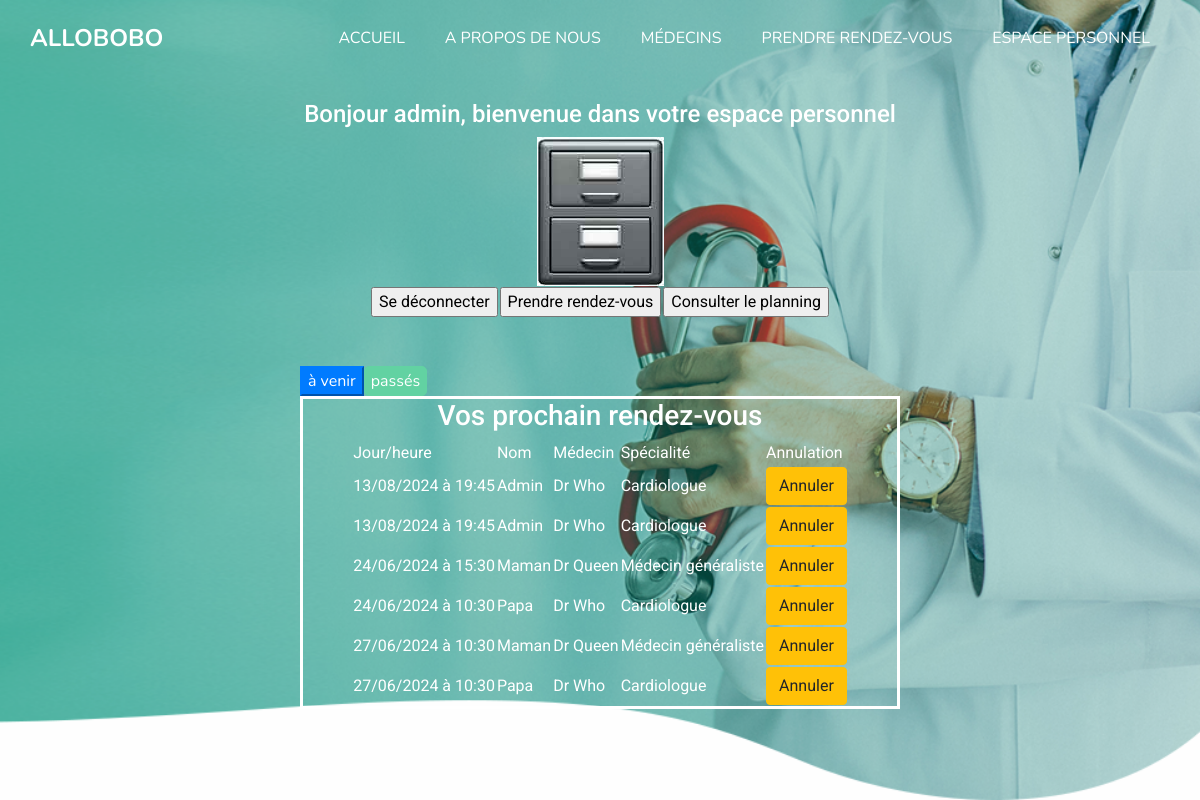
The app's page /espaceclient.php?id=admin@allobobo.fr (signed in) with its own data.
### tables this page shows
CREATE TABLE IF NOT EXISTS `user` (
  `code` int(2) NOT NULL AUTO_INCREMENT,
  `nom_user` varchar(100) NOT NULL,
  `email_user` varchar(100) NOT NULL,
  `mdp` varchar(100) NOT NULL,
  `id_rdv` int(3) DEFAULT NULL,
  PRIMARY KEY (`code`)
);

CREATE TABLE IF NOT EXISTS `rdv` (
  `id` int(3) NOT NULL AUTO_INCREMENT,
  `jour` datetime NOT NULL,
  `id_medecin` int(1) NOT NULL,
  `nom` varchar(100) NOT NULL,
  `email` varchar(100) NOT NULL,
  `annulation` varchar(150) NOT NULL,
  PRIMARY KEY (`id`)
);

CREATE TABLE IF NOT EXISTS `medecin` (
  `id_medecin` int(3) NOT NULL AUTO_INCREMENT,
  `nom_medecin` varchar(100) NOT NULL,
  `email_medecin` varchar(100) NOT NULL,
  `disponibilite` varchar(100) NOT NULL,
  `specialite` varchar(100) NOT NULL,
  `image` varchar(100) NOT NULL,

  PRIMARY KEY (`id_medecin`)
);

### espaceclient.php (the view, shortened to what this page needs)
<?php
if(isset($_SESSION['email_user'])){
	include('allobobo_bdd.php');
	$requete4 = $bdd->query("SELECT * FROM user WHERE email_user='{$_SESSION['email_user']}'");
	$nom = $requete4->fetch();
?><!doctype html>
<html>
	<?php include('header.php') ?>
<body>
  <div class="hero_area">
    <div class="hero_bg_box">
      <img src="images/hero-bg.png" alt="">
    </div>
    <?php include('navigation.php') ?>
	<center>
		<br />
		<h4>Bonjour <?php echo ' '.$nom['nom_user'].', '?>bienvenue dans votre espace personnel</h4>
		<img src="images/classeur.jpg">
	<table>
	<tr>
		<td><a href="deco.php"><input type="submit" value="Se déconnecter" /></a></td>
		<td><a href="rdv.php" ><input type="submit" value="Prendre rendez-vous" /></a></td>
		<td><a href="agenda.php" ><input type="submit" value="Consulter le planning" /></a></td>
	</tr>
	</table>
	<br />
	<br />
	<div class="nav nav-pills" style="margin-left:25%">
		<button onclick="openTab(0)" class="active">à venir</button>
		<button onclick="openTab(1)" class="btn-perso">passés</button>
	</div>
	<div class="m-top-10" style="width:50%;border: solid;color:white;">
		<div class="tab-content" style="display:block">
			<h3>Vos prochain rendez-vous</h3>
			<table style="padding:10px;">
				<tr>
					<td>Jour/heure</td>
					<td>Nom</td>
					<td>Médecin</td>
					<td>Spécialité</td>
					<td>Annulation</td>
				</tr>
				<?php
				$requete = $bdd->query("SELECT * FROM rdv INNER JOIN medecin ON medecin.id_medecin = rdv.id_medecin WHERE email='{$_SESSION['email_user']}' AND jour > NOW()");
				$requete2 = $bdd->query("SELECT COUNT(*) FROM rdv INNER JOIN medecin ON medecin.id_medecin = rdv.id_medecin WHERE email='{$_SESSION['email_user']}'AND jour > NOW()");
				$nb_rdv = $requete2->fetchColumn();
				if($nb_rdv > 0) {
					while($row=$requete->fetch(PDO::FETCH_ASSOC)){
					?>
					<tr>
						<td><?php
						$jour = $row['jour'];
						$jour = str_split($jour,1);
						echo $jour[8].''.$jour[9].'/'.$jour[5].''.$jour[6].'/'.$jour[0].''.$jour[1].''.$jour[2].''.$jour[3].' à ' .$jour[11].''.$jour[12].':'.$jour[14].''.$jour[15];
						?></td>
						<td><?php echo $row['nom'];?></td>
						<td><?php echo $row['nom_medecin']; ?></td>
						<td><?php echo $row['specialite']; ?></td>
						<td><a class="btn btn-warning" href='http://allobobo.alwaysdata.net/annulation.php?id_rdv=<?php echo $row['id'] ?>'>Annuler</td>
					</tr>
					<?php
					}
				}?>
			</table>
		</div>
	</div>
	</center>
	</div>
	</body>
</html>
<?php
}else{
	header('Location: connexion.php');
}
?>

### css/style.css (style rules this page uses)
body { font-family: 'Nunito', sans-serif; color: #000000; background-color: #fefefe; overflow-x: hidden; }
a, a:hover, a:focus { text-decoration: none; }
.btn, .btn:focus { outline: none !important; -webkit-box-shadow: none; box-shadow: none; }
.hero_area { position: relative; min-height: 100vh; display: -webkit-box; display: -ms-flexbox; display: flex; -webkit-box-orient: vertical; -webkit-box-direction: normal; -ms-flex-direction: column; flex-direction: column; }
.hero_area .hero_bg_box { position: absolute; top: 0; left: 0; width: 100%; height: 100%; display: -webkit-box; display: -ms-flexbox; display: flex; -webkit-box-pack: center; -ms-flex-pack: center; justify-content: center; -webkit-box-align: end; -ms-flex-align: end; align-items: flex-end; overflow: hidden; z-index: -1; }
.hero_area .hero_bg_box img { width: 100%; height: 100%; -o-object-fit: cover; object-fit: cover; -o-object-position: bottom right; object-position: bottom right; }

### css/responsive.css (style rules this page uses)
@media (max-width: 1299px) { .hero_area .hero_bg_box { top: 0; left: 0; width: 100%; } }

### espaceclient.php (style rules this page uses)
td, h3, h4 { color:white;font-family:'Roboto'; }
table { color:white; }
.tab-content { display:none }
.m-top-10 { margin-top:10px; }
button.active { color: #fff; background-color: #007bff; border-color: #007bff; }
.btn-perso { text-align: center; display: inline-block; background-color: #62d2a2; color: #ffffff; border-radius: 5px; -webkit-transition: all 0.3s; transition: all 0.3s; border: 1px solid #62d2a2; }

### records on screen
user: nom_user "admin"
rdv: jour "1", jour "3", jour "0", jour "8", jour "2", jour "4", jour "9", jour "5", nom "Admin", id_medecin.nom_medecin "Dr Who", id_medecin.specialite "Cardiologue"
rdv: jour "1", jour "3", jour "0", jour "8", jour "2", jour "4", jour "9", jour "5", nom "Admin", id_medecin.nom_medecin "Dr Who", id_medecin.specialite "Cardiologue"
rdv: jour "2", jour "4", jour "0", jour "6", jour "1", jour "5", jour "3", nom "Maman", id_medecin.nom_medecin "Dr Queen", id_medecin.specialite "Médecin généraliste"
rdv: jour "2", jour "4", jour "0", jour "6", jour "1", jour "3", nom "Papa", id_medecin.nom_medecin "Dr Who", id_medecin.specialite "Cardiologue"
rdv: jour "2", jour "7", jour "0", jour "6", jour "4", jour "1", jour "3", nom "Maman", id_medecin.nom_medecin "Dr Queen", id_medecin.specialite "Médecin généraliste"
rdv: jour "2", jour "7", jour "0", jour "6", jour "4", jour "1", jour "3", nom "Papa", id_medecin.nom_medecin "Dr Who", id_medecin.specialite "Cardiologue"
